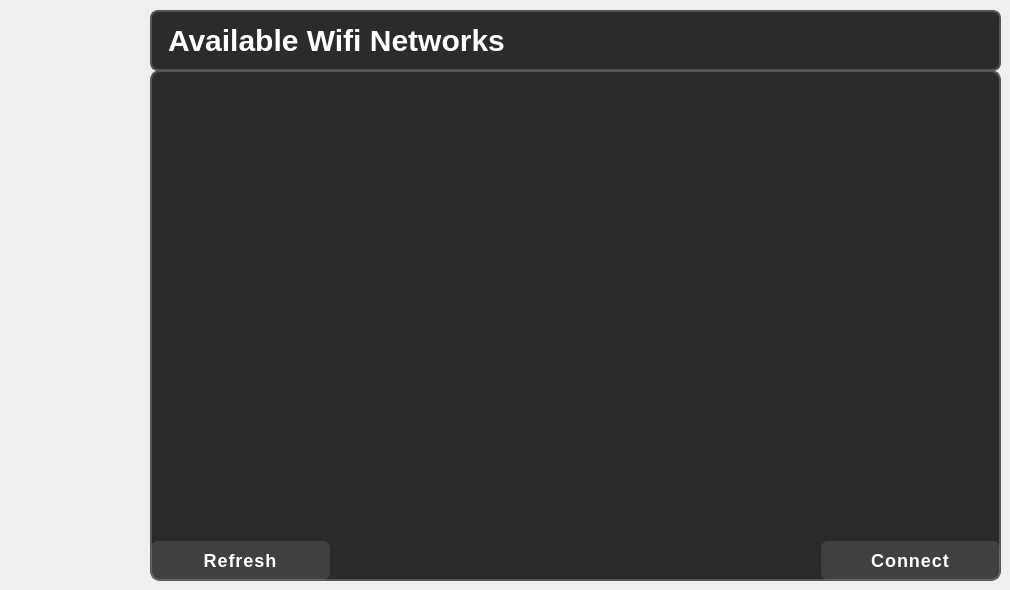
        <widget class="QWidget" name="wifiPage">
         <widget class="QLabel" name="wifiLabel">
          <property name="geometry">
           <rect>
            <x>150</x>
            <y>10</y>
            <width>851</width>
            <height>61</height>
           </rect>
          </property>
          <property name="styleSheet">
           <string notr="true">QLabel {
    background-color: #2b2b2b;
    color: #ffffff;
    font-size: 30px;
    font-weight: bold;
    padding: 8px;
    border-radius: 8px;
border: 2px solid #555;
    text-align: center;
    qproperty-alignment: AlignCenter;
}
</string>
          </property>
          <property name="text">
           <string>Available Wifi Networks</string>
          </property>
         </widget>
         <widget class="QListWidget" name="wifiListWidget">
          <property name="geometry">
           <rect>
            <x>150</x>
            <y>70</y>
            <width>851</width>
            <height>511</height>
           </rect>
          </property>
          <property name="styleSheet">
           <string notr="true">QListWidget {
    background-color: #2b2b2b;
    border: 2px solid #555;
    border-radius: 10px;
    padding: 5px;
    color: #ddd;
    font-size: 20px;
    selection-background-color: #0078D7;
    selection-color: white;
}
QListWidget::item {
    padding: 10px;
    border-bottom: 1px solid #444;
}
QListWidget::item:selected {
    background-color: #0078D7;
    color: white;
    border-radius: 5px;
}

</string>
          </property>
         </widget>
         <widget class="QPushButton" name="refreshButton">
          <property name="geometry">
           <rect>
            <x>150</x>
            <y>540</y>
            <width>181</width>
            <height>41</height>
           </rect>
          </property>
          <property name="styleSheet">
           <string notr="true">QPushButton {
    background-color: rgba(255, 255, 255, 0.1);  /* Slightly visible background */
    border: 2px solid transparent;  
    color: white;  
    padding: 8px;  /* Increased padding for better look */
    border-radius: 8px;  
    font-size: 18px;  
    font-weight: bold;  /* Make text stand out */
    text-align: center;
    letter-spacing: 1px; /* Improve readability */
    transition: all 0.3s ease-in-out; /* Smooth transitions */
}

QPushButton:hover {
    background-color: rgb(58, 120, 127);
    border: 2px solid #d0d0d0;  
    color: black;  
    box-shadow: 0px 0px 10px rgba(58, 120, 127, 0.7); /* Glow effect */
}

QPushButton:pressed {
    background-color: #d6d6d6;
    border: 2px solid #b0b0b0;  
    color: black;  
}

QLabel {
    color: #FFFFFF;  
    font-size: 16px;  
    font-weight: bold;  
    text-align: center;  
}
</string>
          </property>
          <property name="text">
           <string>Refresh</string>
          </property>
         </widget>
         <widget class="QPushButton" name="connectButton">
          <property name="geometry">
           <rect>
            <x>820</x>
            <y>540</y>
            <width>181</width>
            <height>41</height>
           </rect>
          </property>
          <property name="styleSheet">
           <string notr="true">QPushButton {
    background-color: rgba(255, 255, 255, 0.1);  /* Slightly visible background */
    border: 2px solid transparent;  
    color: white;  
    padding: 8px;  /* Increased padding for better look */
    border-radius: 8px;  
    font-size: 18px;  
    font-weight: bold;  /* Make text stand out */
    text-align: center;
    letter-spacing: 1px; /* Improve readability */
    transition: all 0.3s ease-in-out; /* Smooth transitions */
}

QPushButton:hover {
    background-color: rgb(58, 120, 127);
    border: 2px solid #d0d0d0;  
    color: black;  
    box-shadow: 0px 0px 10px rgba(58, 120, 127, 0.7); /* Glow effect */
}

QPushButton:pressed {
    background-color: #d6d6d6;
    border: 2px solid #b0b0b0;  
    color: black;  
}

QLabel {
    color: #FFFFFF;  
    font-size: 16px;  
    font-weight: bold;  
    text-align: center;  
}
</string>
          </property>
          <property name="text">
           <string>Connect</string>
          </property>
         </widget>
        </widget>
